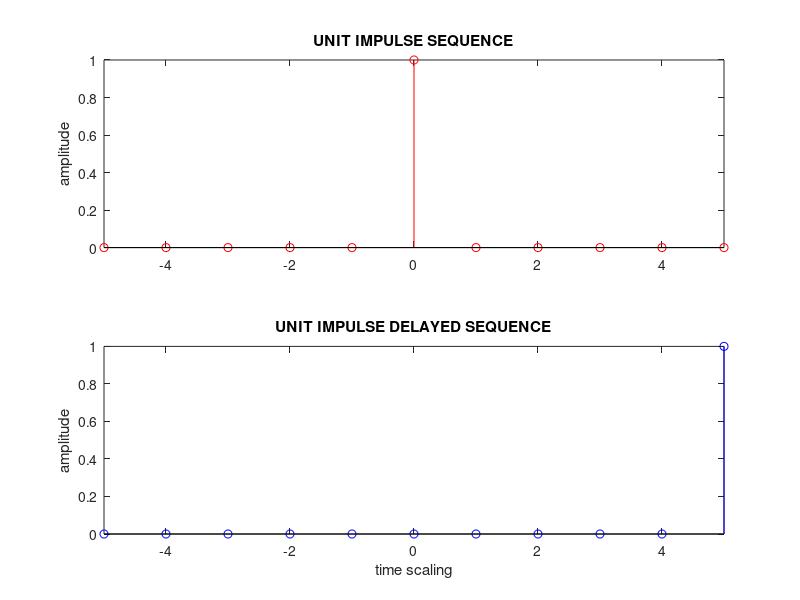

Recreate this plot in MATLAB.
%Task02

%%
% Impulse signal and shift in impulse signal
clf;
subplot(2,1,1);
L=input('enter lower bound ');
U=input('enter upper bound ');
n=-L:1:U;
x=[zeros(1,L) ones(1,1) zeros(1,U)];
stem (n,x,'r');
ylabel('amplitude')
title('UNIT IMPULSE SEQUENCE')
axis([-L U 0 1])
% Delayed sample unit impulse signal
subplot(2,1,2)
D=input('enter delay samples ');
x1=[zeros(1,L+D) ones(1,1) zeros(1,U-D)];
stem (n,x1,'b');
xlabel('time scaling')
ylabel('amplitude')
title('UNIT IMPULSE DELAYED SEQUENCE')
axis([-L U 0 1])